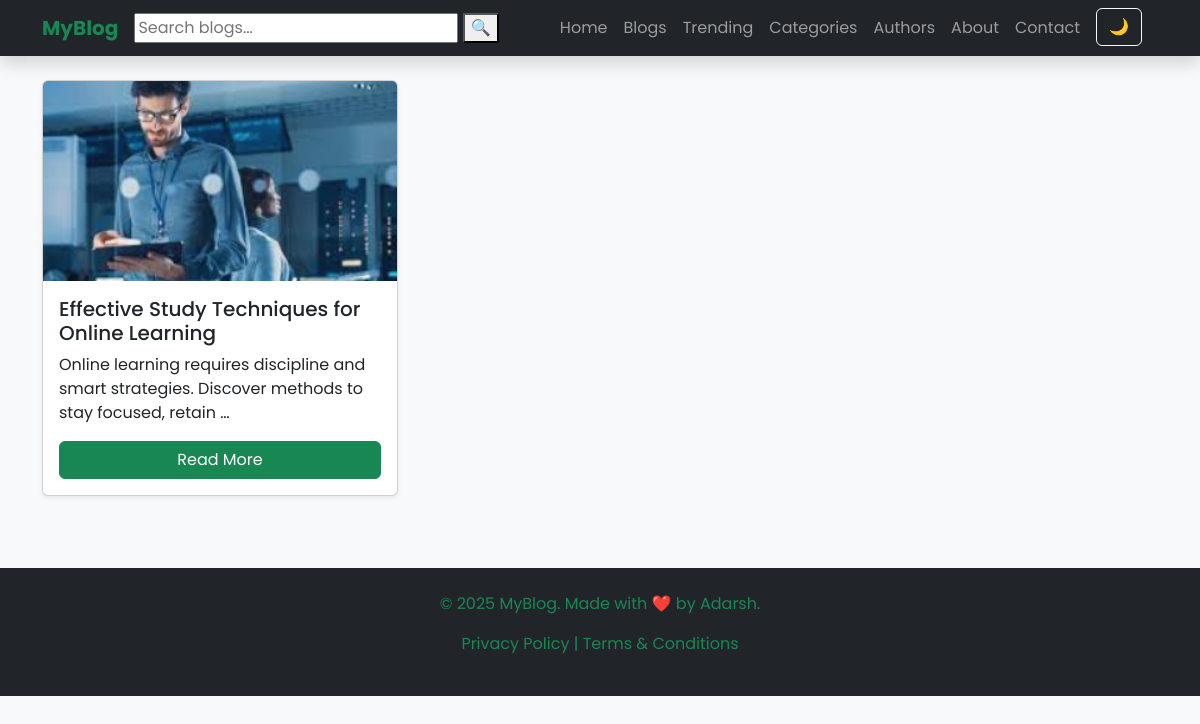
The app's page /category-blog/Education/, older data.
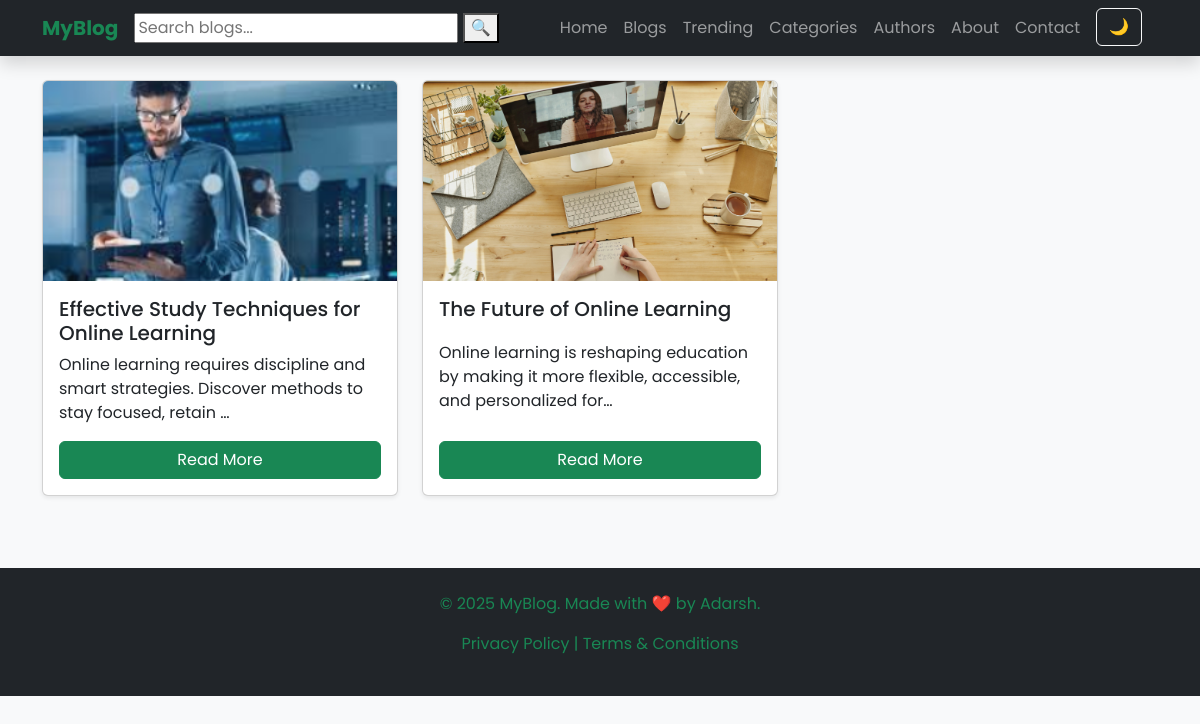
The same page, newer data.
### webapp/models.py (models this page shows)
class Blog(models.Model):
    STATUS_CHOICE = (
        ('draft','Draft'),
        ('published','Published')
    )
    title = models.CharField(max_length=100,unique=True)
    slug = models.SlugField(unique=TRUE,blank=True)
    category = models.ForeignKey(Category,on_delete=models.CASCADE)
    author = models.ForeignKey(User,on_delete=models.CASCADE)
    blog_image = models.ImageField(upload_to='uploads/%y/%m/%d')
    short_description = models.TextField(max_length=1000)
    blog_body = models.TextField(max_length=3000)
    views = models.IntegerField(null=True)
    comment = models.IntegerField(null=True)
    status = models.CharField(max_length=100,choices= STATUS_CHOICE, default='draft')
    is_feacherd = models.BooleanField(default=False)
    created_at = models.DateTimeField(auto_now_add=True)
    updated_at = models.DateTimeField(auto_now=True)

### webapp/views.py (the view)
# urls.py: path('category-blog/<str:cn>/',category_blog,name='category-blog'),
def category_blog(request,cn):
    blog_obj = Blog.objects.filter(category__category_name=cn)
    context = {
        'blog' : blog_obj,
    }
    return render(request,'category-blog.html',context)

### templates/category-blog.html (shortened to what this page needs)
{% extends 'base.html' %}
{% block content %}
<section class="container py-4">
  <div class="row">
    <div class="col-lg-12">
      <div class="row g-4" id="subcategoryBlogGrid">
        {% for i in blog %}
        <div class="col-md-4">
          <div class="card h-100 shadow-sm">
            <img src="{{i.blog_image.url}}" class="card-img-top" alt="Blog 1">
            <div class="card-body">
              <h5 class="card-title">{{i.title}}</h5>
              <p class="card-text">{{i.short_description|truncatechars:100}}</p>
              <a href="{% url 'blog-detail' i.pk %}" class="btn btn-success">Read More</a>
            </div>
          </div>
        </div>
        {% endfor %}
      </div>
    </div>
  </div>
</section>
{% endblock %}

Row changes from the older to the newer data that the page shows:
added Blog: blog_image (picture), title "The Future of Online Learning", short_description "Online learning is reshaping education by making it more flexible, accessible, and personalized for…"
